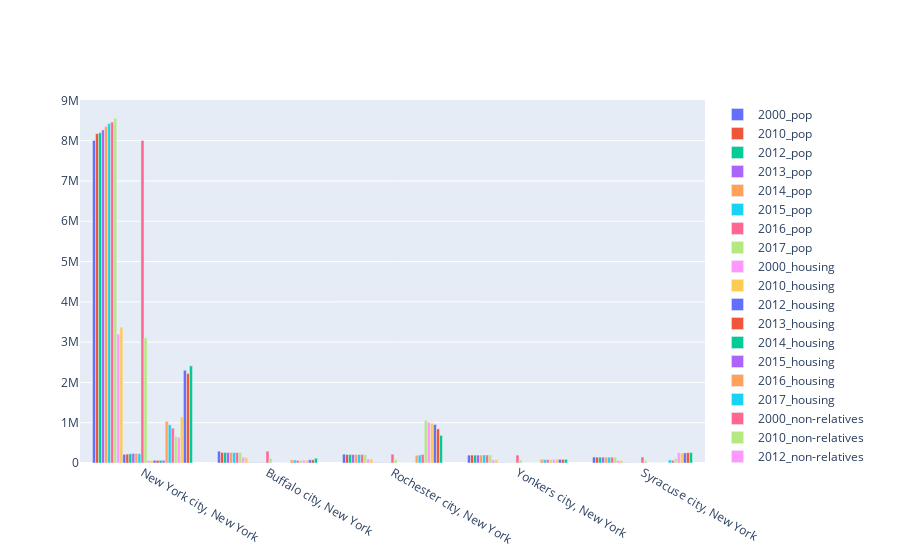

Notebook cell for this chart:
### Markdown cell above
**Plot with emissions data**

### Code cell
fig = go.Figure(data=[
    go.Bar(name='2000_pop', x=ny_join['City_Name'], y=ny_join['Total_Population_2000']),
    go.Bar(name='2010_pop', x=ny_join['City_Name'], y=ny_join['Total_Population_2010']),
    go.Bar(name='2012_pop', x=ny_join['City_Name'], y=ny_join['Total_Population_2012']),
    go.Bar(name='2013_pop', x=ny_join['City_Name'], y=ny_join['Total_Population_2013']),
    go.Bar(name='2014_pop', x=ny_join['City_Name'], y=ny_join['Total_Population_2014']),
    go.Bar(name='2015_pop', x=ny_join['City_Name'], y=ny_join['Total_Population_2015']),
    go.Bar(name='2016_pop', x=ny_join['City_Name'], y=ny_join['Total_Population_2016']),
    go.Bar(name='2017_pop', x=ny_join['City_Name'], y=ny_join['Total_Population_2017']),
    go.Bar(name='2000_housing', x=ny_join['City_Name'], y=ny_join['Total_Housing_2000']),
    go.Bar(name='2010_housing', x=ny_join['City_Name'], y=ny_join['Total_Housing_2010']),
    go.Bar(name='2012_housing', x=ny_join['City_Name'], y=ny_join['Total_Housing_2012']),
    go.Bar(name='2013_housing', x=ny_join['City_Name'], y=ny_join['Total_Housing_2013']),
    go.Bar(name='2014_housing', x=ny_join['City_Name'], y=ny_join['Total_Housing_2014']),
    go.Bar(name='2015_housing', x=ny_join['City_Name'], y=ny_join['Total_Housing_2015']),
    go.Bar(name='2016_housing', x=ny_join['City_Name'], y=ny_join['Total_Housing_2016']),
    go.Bar(name='2017_housing', x=ny_join['City_Name'], y=ny_join['Total_Housing_2017']),
    go.Bar(name='2000_non-relatives', x=ny_join['City_Name'], y=ny_join['Presence_of_Non-Relatives_2000']),
    go.Bar(name='2010_non-relatives', x=ny_join['City_Name'], y=ny_join['Presence_of_Non-Relatives_2010']),
    go.Bar(name='2012_non-relatives', x=ny_join['City_Name'], y=ny_join['Presence_of_Non-Relatives_2012']),
    go.Bar(name='2013_non-relatives', x=ny_join['City_Name'], y=ny_join['Presence_of_Non-Relatives_2013']),
    go.Bar(name='2014_non-relatives', x=ny_join['City_Name'], y=ny_join['Presence_of_Non-Relatives_2014']),
    go.Bar(name='2015_non-relatives', x=ny_join['City_Name'], y=ny_join['Presence_of_Non-Relatives_2015']),
    go.Bar(name='2016_non-relatives', x=ny_join['City_Name'], y=ny_join['Presence_of_Non-Relatives_2016']),
    go.Bar(name='2017_non-relatives', x=ny_join['City_Name'], y=ny_join['Presence_of_Non-Relatives_2017']),
    go.Bar(name='2010_direct_emissions', x=ny_join['City_Name'], y=ny_join['2010']),
    go.Bar(name='2011_direct_emissions', x=ny_join['City_Name'], y=ny_join['2011']),
    go.Bar(name='2012_direct_emissions', x=ny_join['City_Name'], y=ny_join['2012']),
    go.Bar(name='2013_direct_emissions', x=ny_join['City_Name'], y=ny_join['2013']),
    go.Bar(name='2014_direct_emissions', x=ny_join['City_Name'], y=ny_join['2014']),
    go.Bar(name='2015_direct_emissions', x=ny_join['City_Name'], y=ny_join['2015']),
    go.Bar(name='2016_direct_emissions', x=ny_join['City_Name'], y=ny_join['2016']),
    go.Bar(name='2017_direct_emissions', x=ny_join['City_Name'], y=ny_join['2017']),
    go.Bar(name='2018_direct_emissions', x=ny_join['City_Name'], y=ny_join['2018'])
])
fig.update_layout(barmode='group')
fig.show()

### Figure 1 — Plotly figure (JSON) as saved in the notebook; plotly's stock layout.template omitted (floating-point values rounded to 4 significant figures)
{"data": [{"name": "2000_pop", "type": "bar", "x": ["New York city, New York", "Buffalo city, New York", "Rochester city, New York", "Yonkers city, New York", "Syracuse city, New York"], "y": [8008278, 292648, 219773, 196086, 147306]}, {"name": "2010_pop", "type": "bar", "x": ["New York city, New York", "Buffalo city, New York", "Rochester city, New York", "Yonkers city, New York", "Syracuse city, New York"], "y": [8175133, 261310, 210565, 195976, 145170]}, {"name": "2012_pop", "type": "bar", "x": ["New York city, New York", "Buffalo city, New York", "Rochester city, New York", "Yonkers city, New York", "Syracuse city, New York"], "y": [8199221, 261955, 210967, 196459, 144703]}, {"name": "2013_pop", "type": "bar", "x": ["New York city, New York", "Buffalo city, New York", "Rochester city, New York", "Yonkers city, New York", "Syracuse city, New York"], "y": [8268999, 260568, 210624, 197493, 144742]}, {"name": "2014_pop", "type": "bar", "x": ["New York city, New York", "Buffalo city, New York", "Rochester city, New York", "Yonkers city, New York", "Syracuse city, New York"], "y": [8354889, 259959, 210461, 198654, 144648]}, {"name": "2015_pop", "type": "bar", "x": ["New York city, New York", "Buffalo city, New York", "Rochester city, New York", "Yonkers city, New York", "Syracuse city, New York"], "y": [8426743, 259517, 210745, 199435, 144564]}, {"name": "2016_pop", "type": "bar", "x": ["New York city, New York", "Buffalo city, New York", "Rochester city, New York", "Yonkers city, New York", "Syracuse city, New York"], "y": [8461961, 258989, 210291, 199725, 144350]}, {"name": "2017_pop", "type": "bar", "x": ["New York city, New York", "Buffalo city, New York", "Rochester city, New York", "Yonkers city, New York", "Syracuse city, New York"], "y": [8560072, 259574, 209463, 200999, 144405]}, {"name": "2000_housing", "type": "bar", "x": ["New York city, New York", "Buffalo city, New York", "Rochester city, New York", "Yonkers city, New York", "Syracuse city, New York"], "y": ["3200912", "145574", "99789", "77589", "68192"]}, {"name": "2010_housing", "type": "bar", "x": ["New York city, New York", "Buffalo city, New York", "Rochester city, New York", "Yonkers city, New York", "Syracuse city, New York"], "y": [3371062, 133444, 97158, 80389, 64356]}, {"name": "2012_housing", "type": "bar", "x": ["New York city, New York", "Buffalo city, New York", "Rochester city, New York", "Yonkers city, New York", "Syracuse city, New York"], "y": [215308, 8891, 7192, 5296, 5342]}, {"name": "2013_housing", "type": "bar", "x": ["New York city, New York", "Buffalo city, New York", "Rochester city, New York", "Yonkers city, New York", "Syracuse city, New York"], "y": [221083, 9041, 7513, 5449, 5636]}, {"name": "2014_housing", "type": "bar", "x": ["New York city, New York", "Buffalo city, New York", "Rochester city, New York", "Yonkers city, New York", "Syracuse city, New York"], "y": [229186, 9363, 7973, 5655, 6021]}, {"name": "2015_housing", "type": "bar", "x": ["New York city, New York", "Buffalo city, New York", "Rochester city, New York", "Yonkers city, New York", "Syracuse city, New York"], "y": [236858, 9721, 8399, 5814, 6368]}, {"name": "2016_housing", "type": "bar", "x": ["New York city, New York", "Buffalo city, New York", "Rochester city, New York", "Yonkers city, New York", "Syracuse city, New York"], "y": [237307, 9658, 8354, 5664, 6296]}, {"name": "2017_housing", "type": "bar", "x": ["New York city, New York", "Buffalo city, New York", "Rochester city, New York", "Yonkers city, New York", "Syracuse city, New York"], "y": [231338, 9431, 8140, 5425, 6091]}, {"name": "2000_non-relatives", "type": "bar", "x": ["New York city, New York", "Buffalo city, New York", "Rochester city, New York", "Yonkers city, New York", "Syracuse city, New York"], "y": ["8008278", "292648", "219773", "196086", "147306"]}, {"name": "2010_non-relatives", "type": "bar", "x": ["New York city, New York", "Buffalo city, New York", "Rochester city, New York", "Yonkers city, New York", "Syracuse city, New York"], "y": [3109784, 112536, 87027, 74550, 57355]}, {"name": "2012_non-relatives", "type": "bar", "x": ["New York city, New York", "Buffalo city, New York", "Rochester city, New York", "Yonkers city, New York", "Syracuse city, New York"], "y": [64799, 1549, 1746, 1748, 1049]}, {"name": "2013_non-relatives", "type": "bar", "x": ["New York city, New York", "Buffalo city, New York", "Rochester city, New York", "Yonkers city, New York", "Syracuse city, New York"], "y": [64718, 1386, 1637, 1479, 1218]}, {"name": "2014_non-relatives", "type": "bar", "x": ["New York city, New York", "Buffalo city, New York", "Rochester city, New York", "Yonkers city, New York", "Syracuse city, New York"], "y": [66993, 1400, 1258, 1379, 1344]}, {"name": "2015_non-relatives", "type": "bar", "x": ["New York city, New York", "Buffalo city, New York", "Rochester city, New York", "Yonkers city, New York", "Syracuse city, New York"], "y": [66649, 1433, 1365, 1407, 1314]}, {"name": "2016_non-relatives", "type": "bar", "x": ["New York city, New York", "Buffalo city, New York", "Rochester city, New York", "Yonkers city, New York", "Syracuse city, New York"], "y": [67370, 1235, 1302, 1148, 1036]}, {"name": "2017_non-relatives", "type": "bar", "x": ["New York city, New York", "Buffalo city, New York", "Rochester city, New York", "Yonkers city, New York", "Syracuse city, New York"], "y": [67838, 1128, 1321, 1088, 1002]}, {"name": "2010_direct_emissions", "type": "bar", "x": ["New York city, New York", "Buffalo city, New York", "Rochester city, New York", "Yonkers city, New York", "Syracuse city, New York"], "y": [1032000.0, 78890.0, 192400.0, 93340.0, null]}, {"name": "2011_direct_emissions", "type": "bar", "x": ["New York city, New York", "Buffalo city, New York", "Rochester city, New York", "Yonkers city, New York", "Syracuse city, New York"], "y": [947300.0, 74820.0, 199500.0, 85560.0, 77500.0]}, {"name": "2012_direct_emissions", "type": "bar", "x": ["New York city, New York", "Buffalo city, New York", "Rochester city, New York", "Yonkers city, New York", "Syracuse city, New York"], "y": [863200.0, 64840.0, 213800.0, 84270.0, 67760.0]}, {"name": "2013_direct_emissions", "type": "bar", "x": ["New York city, New York", "Buffalo city, New York", "Rochester city, New York", "Yonkers city, New York", "Syracuse city, New York"], "y": [665700.0, 69220.0, 1061000.0, 87640.0, 107500.0]}, {"name": "2014_direct_emissions", "type": "bar", "x": ["New York city, New York", "Buffalo city, New York", "Rochester city, New York", "Yonkers city, New York", "Syracuse city, New York"], "y": [639400.0, 69800.0, 1005000.0, 90770.0, 253100.0]}, {"name": "2015_direct_emissions", "type": "bar", "x": ["New York city, New York", "Buffalo city, New York", "Rochester city, New York", "Yonkers city, New York", "Syracuse city, New York"], "y": [1144000.0, 69310.0, 984500.0, 88160.0, 247400.0]}, {"name": "2016_direct_emissions", "type": "bar", "x": ["New York city, New York", "Buffalo city, New York", "Rochester city, New York", "Yonkers city, New York", "Syracuse city, New York"], "y": [2302000.0, 80210.0, 957400.0, 91910.0, 249700.0]}, {"name": "2017_direct_emissions", "type": "bar", "x": ["New York city, New York", "Buffalo city, New York", "Rochester city, New York", "Yonkers city, New York", "Syracuse city, New York"], "y": [2222000.0, 80000.0, 845900.0, 86620.0, 256200.0]}, {"name": "2018_direct_emissions", "type": "bar", "x": ["New York city, New York", "Buffalo city, New York", "Rochester city, New York", "Yonkers city, New York", "Syracuse city, New York"], "y": [2411000.0, 119700.0, 687100.0, 90760.0, 260100.0]}], "layout": {"barmode": "group"}}
